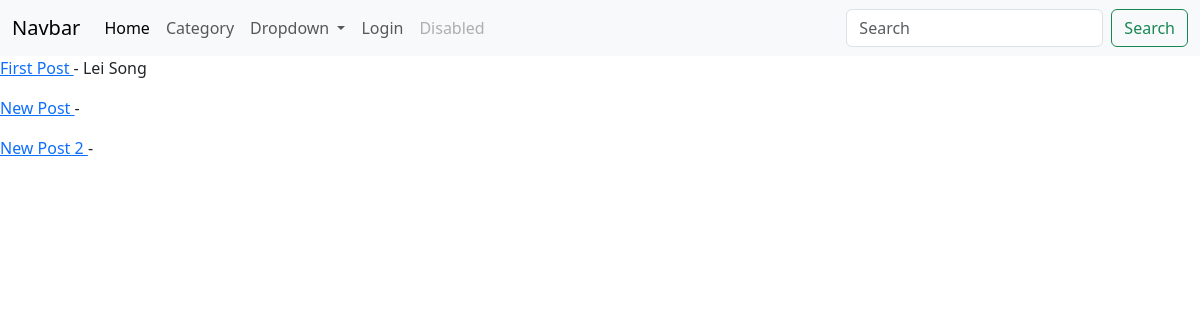
/, run on an earlier commit of the app's database.
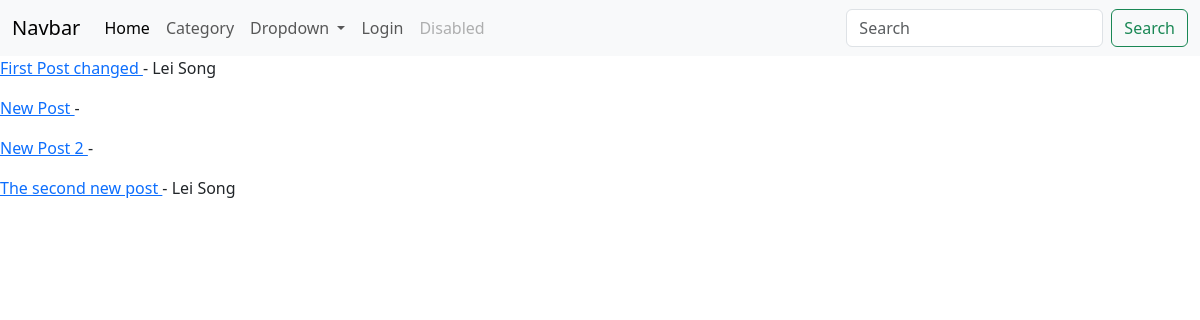
And on a later commit of the database.
### blog/models.py (models this page shows, shortened)
class Post(models.Model):
    author = models.ForeignKey(User, null=True, blank=True, on_delete=models.CASCADE)
    body = models.TextField()
    category = models.ForeignKey(Category, on_delete=models.SET_NULL, null=True)
    likes = models.ManyToManyField(User, blank=True, null=True, related_name="post_likes")
    post_image = models.ImageField(blank=True, null=True)
    title = models.CharField(max_length=255)

### blog/views.py (the view)
# urls.py: path("", HomePageView.as_view(), name="home"),
class HomePageView(ListView):
    template_name = "home.html"
    model = Post

### blog/templates/home.html (shortened to what this page needs)
{% extends 'base.html' %}
{% block content %}
    {% for post in object_list %}
        <p>
            <a href="{% url 'detail_post' post.id %}">
                {{ post.title }}
            </a>
            - {{ post.author.first_name }} {{ post.author.last_name }}
        </p>
    {% endfor %}
{% endblock %}

What changed in the data, as far as the page shows it:
changed Post: title "First Post" → "First Post changed"
added Post: title "The second new post", author.first_name "Lei", author.last_name "Song"
